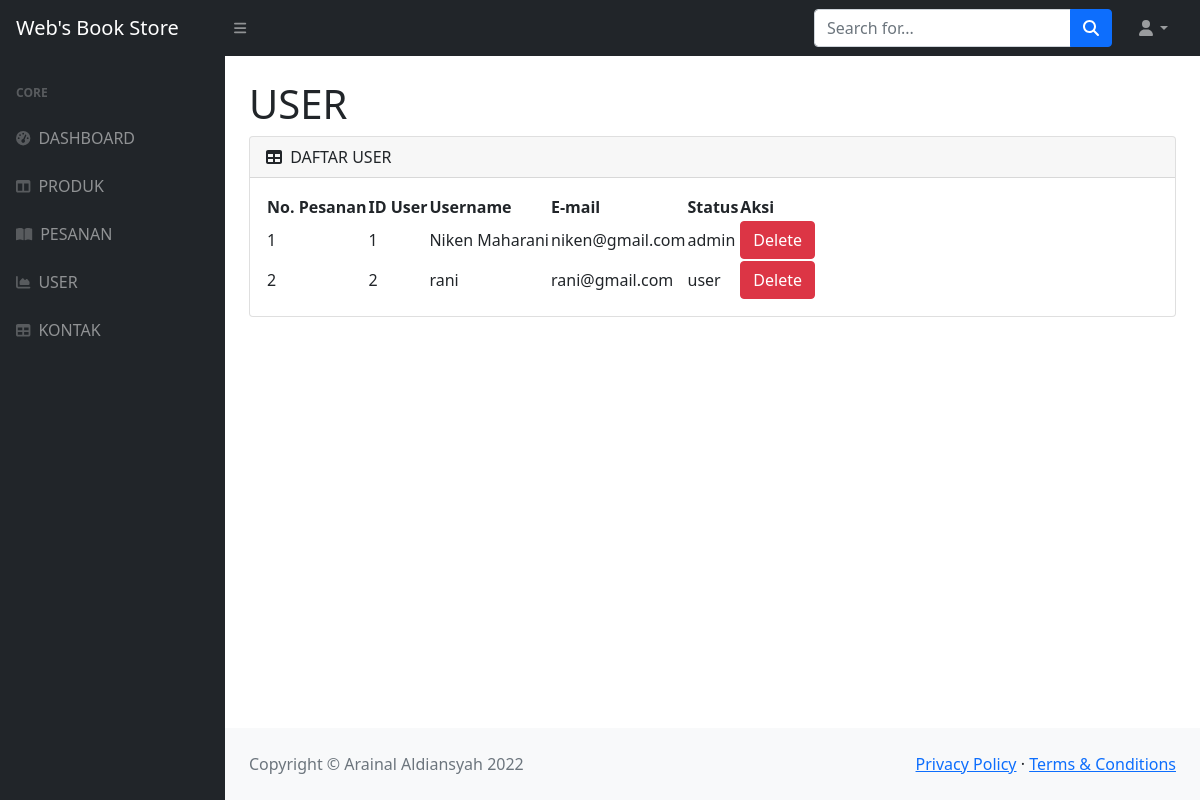
Page /admin/user.php (signed in) on the committed database.
### tables this page shows
CREATE TABLE `users` (
  `id` int NOT NULL,
  `name` varchar(100) NOT NULL,
  `email` varchar(100) NOT NULL,
  `password` varchar(100) NOT NULL,
  `user_type` varchar(20) NOT NULL DEFAULT 'user'
);

### admin/user.php (the view, shortened to what this page needs)
<?php
include 'config.php';
?>
<!DOCTYPE html>
<html lang="en">
    <head>
        <link href="https://cdn.jsdelivr.net/npm/simple-datatables@latest/dist/style.css" rel="stylesheet" />
        <link href="css/styles.css" rel="stylesheet" />
    </head>
    <body class="sb-nav-fixed">
        <nav class="sb-topnav navbar navbar-expand navbar-dark bg-dark">
            <a class="navbar-brand ps-3" href="../index.php">Web's Book Store</a>
            <button class="btn btn-link btn-sm order-1 order-lg-0 me-4 me-lg-0" id="sidebarToggle" href="#!"><i class="fas fa-bars"></i></button>
            <form class="d-none d-md-inline-block form-inline ms-auto me-0 me-md-3 my-2 my-md-0">
                <div class="input-group">
                    <input class="form-control" type="text" placeholder="Search for..." aria-label="Search for..." aria-describedby="btnNavbarSearch" />
                    <button class="btn btn-primary" id="btnNavbarSearch" type="button"><i class="fas fa-search"></i></button>
                </div>
            </form>
            <ul class="navbar-nav ms-auto ms-md-0 me-3 me-lg-4">
                <li class="nav-item dropdown">
                    <a class="nav-link dropdown-toggle" id="navbarDropdown" href="#" role="button" data-bs-toggle="dropdown" aria-expanded="false"><i class="fas fa-user fa-fw"></i></a>
                </li>
            </ul>
        </nav>
        <div id="layoutSidenav">
            <div id="layoutSidenav_nav">
                <nav class="sb-sidenav accordion sb-sidenav-dark" id="sidenavAccordion">
                    <div class="sb-sidenav-menu">
                        <div class="nav">
                            <div class="sb-sidenav-menu-heading">Core</div>
                            <a class="nav-link" href="index.php">
                                <div class="sb-nav-link-icon"><i class="fas fa-tachometer-alt"></i></div>
                                DASHBOARD
                            </a>
                            <a class="nav-link collapsed" href="produk.php" data-bs-toggle="collapse" data-bs-target="#collapseLayouts" aria-expanded="false" aria-controls="collapseLayouts">
                                <div class="sb-nav-link-icon"><i class="fas fa-columns"></i></div>
                                PRODUK
                            </a>
                            <a class="nav-link collapsed" href="pesanan.php" data-bs-toggle="collapse" data-bs-target="#collapsePages" aria-expanded="false" aria-controls="collapsePages">
                                <div class="sb-nav-link-icon"><i class="fas fa-book-open"></i></div>
                                PESANAN
                            </a>
                            <a class="nav-link" href="user.php">
                                <div class="sb-nav-link-icon"><i class="fas fa-chart-area"></i></div>
                                USER
                            </a>
                            <a class="nav-link" href="pesan.php">
                                <div class="sb-nav-link-icon"><i class="fas fa-table"></i></div>
                                KONTAK
                            </a>
                        </div>
                    </div>
                </nav>
            </div>
            <div id="layoutSidenav_content">
                <main>
                    <div class="container-fluid px-4">
                        <h1 class="mt-4">USER</h1>
                        <div class="card mb-4">
                            <div class="card-header">
                                <i class="fas fa-table me-1"></i>
                                DAFTAR USER
                            </div>
                            <div class="card-body">
                                <table id="datatablesSimple">
                                    <tr>
                                        <th>No. Pesanan</th>
                                        <th>ID User</th>
                                        <th>Username</th>
                                        <th>E-mail</th>
                                        <th>Status</th>
                                        <th>Aksi</th>
                                    </tr>
                                        <?php
                                            $i=0;
                                            $select_users = mysqli_query($conn, "SELECT * FROM `users`") or die('query failed');
                                            while($fetch_users = mysqli_fetch_assoc($select_users)){
                                                $i++;
                                        ?>
                                    <tr>
                                        <td><?= $i;?></td>
                                        <td><?php echo $fetch_users['id']; ?></td>
                                        <td><?php echo $fetch_users['name']; ?></td>
                                        <td><?php echo $fetch_users['email']; ?></td>
                                        <td><?php echo $fetch_users['user_type']; ?></td>
                                        <td>
                                        <form action="" method="post">
                                            <a class="btn btn-danger" role="button" href="functions.php?delete_user=<?php echo $fetch_users['id']; ?>" onclick="return confirm('delete this user?');" >Delete</a>
                                        </form>
                                        </td>
                                        <?php
                                    };
                                        ?>
                                    </tr>
                                </table>
                            </div>
                        </div>
                    </div>
                </main>
                <footer class="py-4 bg-light mt-auto">
                    <div class="container-fluid px-4">
                        <div class="d-flex align-items-center justify-content-between small">
                            <div class="text-muted">Copyright &copy; Arainal Aldiansyah 2022</div>
                            <div>
                                <a href="#">Privacy Policy</a>
                                &middot;
                                <a href="#">Terms &amp; Conditions</a>
                            </div>
                        </div>
                    </div>
                </footer>
            </div>
        </div>
    </body>
</html>

### rows in the picture
users: id "1", name "Niken Maharani", email "niken@gmail.com", user_type "admin"
users: id "2", name "rani", email "rani@gmail.com", user_type "user"
